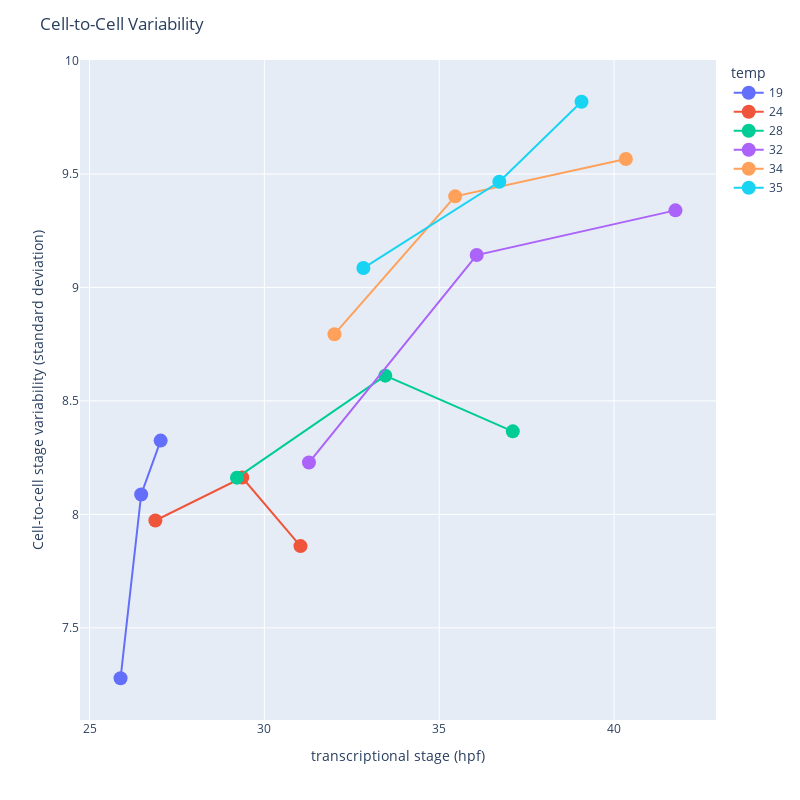

This figure's notebook cell:
### Code cell
fig = px.line(grp_stage_df, x="mean_nn_time", y="cell_time_std", color="temp", markers=True)
# fig.add_trace(go.Scatter(x=ref_vec, y=ref_vec, mode="lines", line=dict(color="black", width=2, dash="dash")))
fig.update_traces(marker=dict(size=14))
fig.update_layout(width=800, height=800) 

fig.update_layout(
    title=f"Cell-to-Cell Variability"
)

fig.update_layout(
        yaxis_title="Cell-to-cell stage variability (standard deviation)",
        xaxis_title="transcriptional stage (hpf)"
    )


fig.show()

fig.write_image(fig_folder + "intra_embryo_variability.png", scale=2)
fig.write_html(fig_folder + "intra_embryo_variability.html")

### Figure 1 — Plotly figure (JSON) as saved in the notebook; plotly's stock layout.template omitted (floating-point values rounded to 4 significant figures)
{"data": [{"hovertemplate": "temp=19<br>mean_nn_time=%{x}<br>cell_time_std=%{y}<extra></extra>", "legendgroup": "19", "line": {"color": "#636efa", "dash": "solid"}, "marker": {"size": 14, "symbol": "circle"}, "mode": "lines+markers", "name": "19", "orientation": "v", "showlegend": true, "type": "scatter", "x": [27.03, 26.48, 25.89], "xaxis": "x", "y": [8.325, 8.088, 7.278], "yaxis": "y"}, {"hovertemplate": "temp=24<br>mean_nn_time=%{x}<br>cell_time_std=%{y}<extra></extra>", "legendgroup": "24", "line": {"color": "#EF553B", "dash": "solid"}, "marker": {"size": 14, "symbol": "circle"}, "mode": "lines+markers", "name": "24", "orientation": "v", "showlegend": true, "type": "scatter", "x": [26.88, 29.37, 31.03], "xaxis": "x", "y": [7.973, 8.162, 7.86], "yaxis": "y"}, {"hovertemplate": "temp=28<br>mean_nn_time=%{x}<br>cell_time_std=%{y}<extra></extra>", "legendgroup": "28", "line": {"color": "#00cc96", "dash": "solid"}, "marker": {"size": 14, "symbol": "circle"}, "mode": "lines+markers", "name": "28", "orientation": "v", "showlegend": true, "type": "scatter", "x": [29.22, 33.46, 37.1], "xaxis": "x", "y": [8.162, 8.611, 8.366], "yaxis": "y"}, {"hovertemplate": "temp=32<br>mean_nn_time=%{x}<br>cell_time_std=%{y}<extra></extra>", "legendgroup": "32", "line": {"color": "#ab63fa", "dash": "solid"}, "marker": {"size": 14, "symbol": "circle"}, "mode": "lines+markers", "name": "32", "orientation": "v", "showlegend": true, "type": "scatter", "x": [31.28, 36.07, 41.76], "xaxis": "x", "y": [8.228, 9.143, 9.34], "yaxis": "y"}, {"hovertemplate": "temp=34<br>mean_nn_time=%{x}<br>cell_time_std=%{y}<extra></extra>", "legendgroup": "34", "line": {"color": "#FFA15A", "dash": "solid"}, "marker": {"size": 14, "symbol": "circle"}, "mode": "lines+markers", "name": "34", "orientation": "v", "showlegend": true, "type": "scatter", "x": [32.0, 35.46, 40.34], "xaxis": "x", "y": [8.794, 9.401, 9.566], "yaxis": "y"}, {"hovertemplate": "temp=35<br>mean_nn_time=%{x}<br>cell_time_std=%{y}<extra></extra>", "legendgroup": "35", "line": {"color": "#19d3f3", "dash": "solid"}, "marker": {"size": 14, "symbol": "circle"}, "mode": "lines+markers", "name": "35", "orientation": "v", "showlegend": true, "type": "scatter", "x": [32.83, 36.72, 39.07], "xaxis": "x", "y": [9.085, 9.466, 9.818], "yaxis": "y"}], "layout": {"height": 800, "legend": {"title": {"text": "temp"}, "tracegroupgap": 0}, "margin": {"t": 60}, "title": {"text": "Cell-to-Cell Variability"}, "width": 800, "xaxis": {"anchor": "y", "autorange": true, "domain": [0, 1], "range": [24.73, 42.92], "title": {"text": "transcriptional stage (hpf)"}, "type": "linear"}, "yaxis": {"anchor": "x", "autorange": true, "domain": [0, 1], "range": [7.094, 10.0], "title": {"text": "Cell-to-cell stage variability (standard deviation)"}, "type": "linear"}}}
